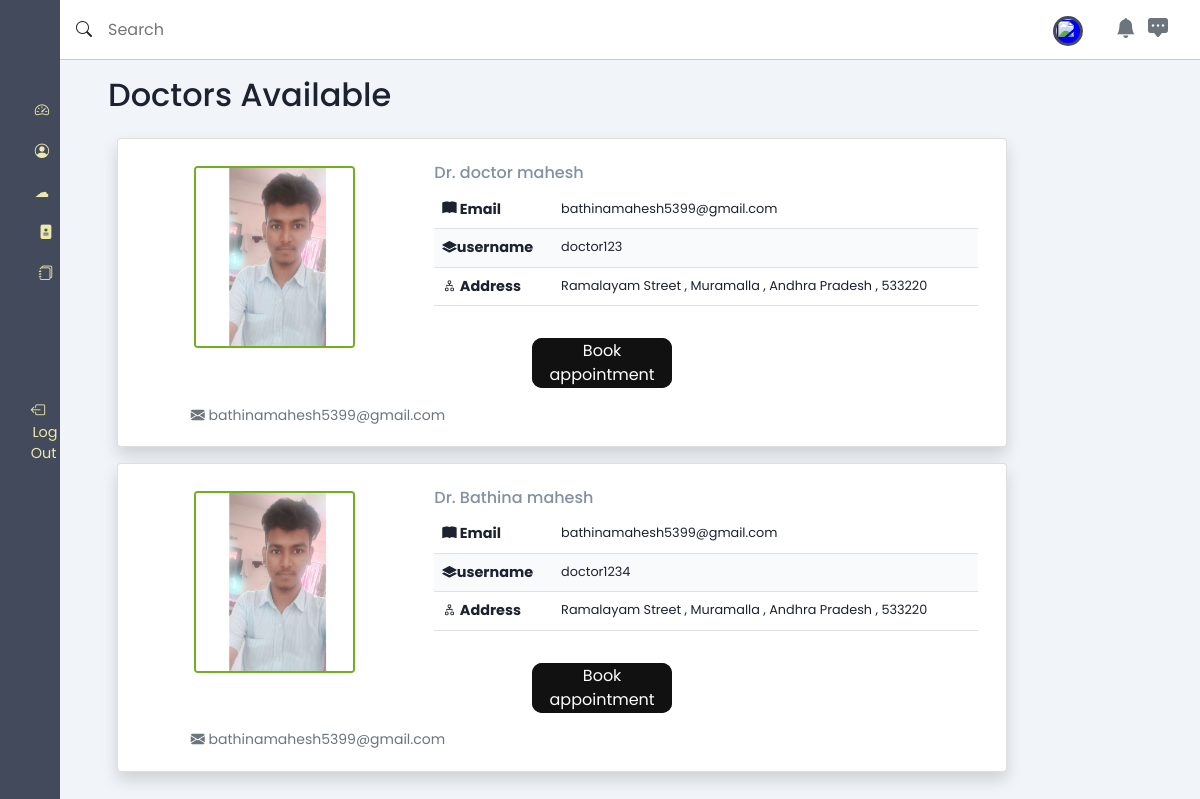
/patient_book_appointment/, run on an earlier commit of the app's database.
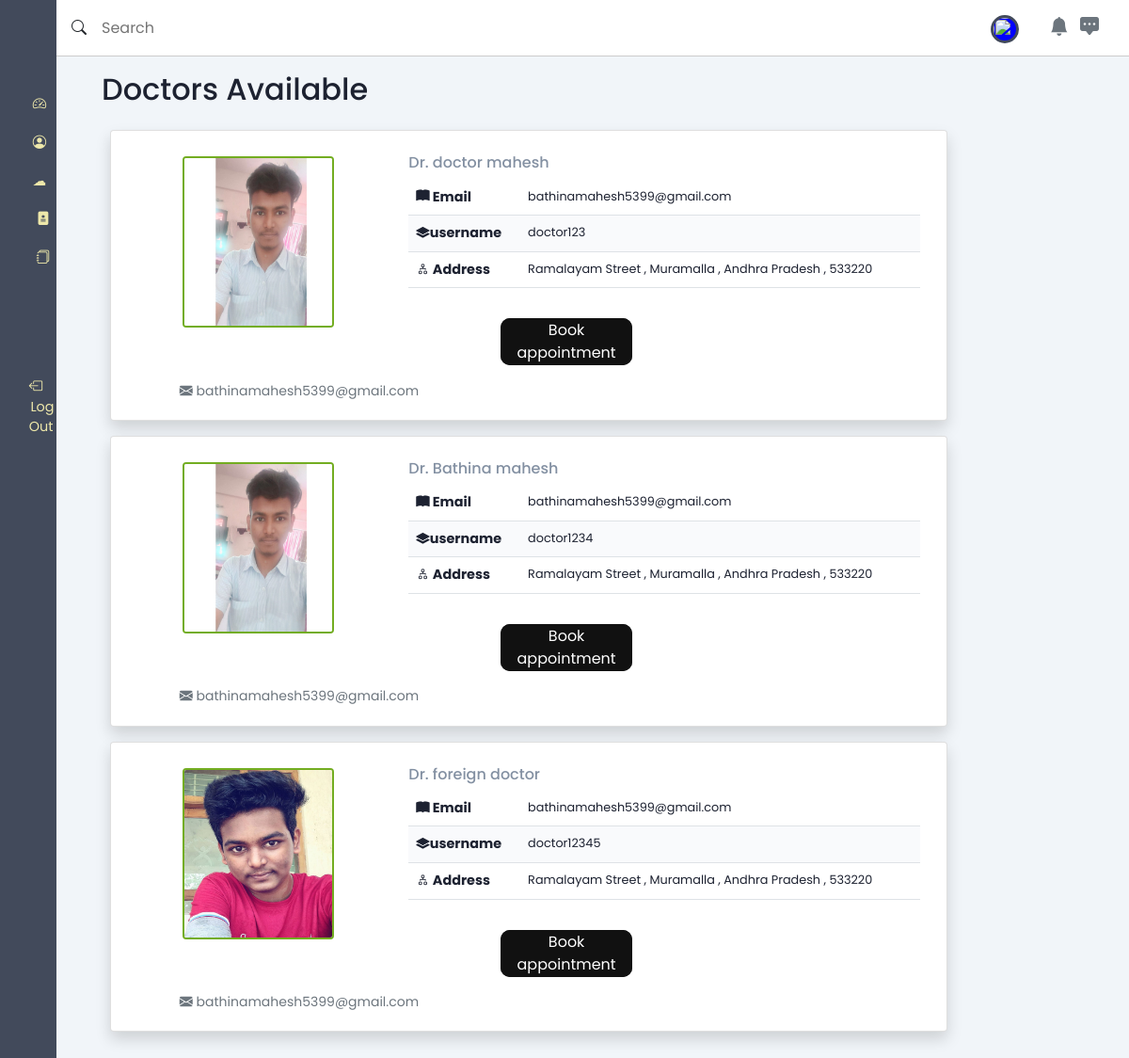
And on a later commit of the database.
### users/models.py (models this page shows)
class User(AbstractUser):
    user_status = models.CharField(max_length=500, blank=True)
    first_name=models.TextField(max_length=500, blank=True)
    last_name=models.TextField(max_length=500, blank=True)
    profile_pic = models.ImageField(upload_to="doctor/profiles", blank=True,
                                    default="doctor/profiles/download.png")  # default=
    username = models.CharField(max_length=30, blank=False,unique=True)
    email=models.CharField(max_length=30, blank=False)
    gender_choices = (("Male", "Male"), ("Female", "Female"))
    sex = models.TextField(
        max_length=10, choices=gender_choices, default="not_known")
    password=models.TextField(max_length=30, blank=False)
    confirm_password=models.TextField(max_length=30, blank=False)
    address = models.TextField(max_length=30, blank=True)

### patient/views.py (the view)
# urls.py: path('patient_book_appointment/', patient_book_appointment, name='patient_book_appointment'),
def patient_book_appointment(request):
    tot_doctors = User.objects.filter(user_status="Doctor")
    return render(request,'patient/patient_book_appointment.html',context={"tot_doctors": tot_doctors})

### templates/patient/patient_book_appointment.html (shortened to what this page needs)
{% extends 'patient/patient_main.html' %}
{% load static %}
{% block content %}
<main>
    <h2 class="dash-title">Doctors Available</h2>
    <section class="recent">
        <div class="table-div">
            <div class="row justify-content-left" >
                {% for i in  tot_doctors %}
                <div class="card mb-3 shadow col-12 col-md-10 " style="margin-left:2%;">
                    <div class="row g-0">
                      <div class="col-md-4 text-center p-2" style="max-height:90%;max-width:40%;">
                        <img src="{{ i.profile_pic.url }}" class="rounded" style="height:70%;width:59%;margin-top:7%;border: 2px solid #73AD21;border-radius:200px;" alt="...">
                      </div>
                      <div class="col-md-8">
                        <div class="card-body">
                          <h5 class="card-title mt-2">Dr.&nbsp;{{ i.first_name }}&nbsp;{{ i.last_name }}</h5>
                          <table class="table">
                            <tbody>
                            <tr>
                                <th scope="col"> <i class="bi bi-book-fill"></i> Email</th>
                                <td scope="col"> {{ i.email }}</td>
                            </tr>
                            <tr>
                                <th scope="col"> <i class="bi bi-layers-fill"></i>username</th>
                                <td scope="col"> {{ i.username }}</td>
                            </tr>
                            <tr>
                                <th scope="col"> <i class="bi bi-diagram-2"></i> Address</th>
                                <td scope="col"> {{ i.address }}</td>
                            </tr>
                            </tbody>
                             </table>
                        </div>
                        <div class="container-new-example">
                                <a href="/patient_confirm_book/{{ i.username }}/"><button type="submit" class="glow-on-hover" value=Submit> Book appointment </button></a>
                            </div>
                      </div>
                      <div class="text-left mb-1 " style="float:left;margin-left:7%;margin-top:-5%;">
                        <p class="card-text"><small class="text-muted"><i class="bi bi-envelope-fill" style="text-decoration:none ; "></i> {{ i.email }}</small></p>
                    </div>
                    </div>
                  </div>
                  {% endfor %}
            </div>
        </div>
    </section>
</main>
{% endblock %}

What changed in the data, as far as the page shows it:
added User: profile_pic (picture), first_name "foreign", last_name "doctor", email "bathinamahesh5399@gmail.com", username "doctor12345", address "Ramalayam Street , Muramalla , Andhra Pradesh , 533220"
